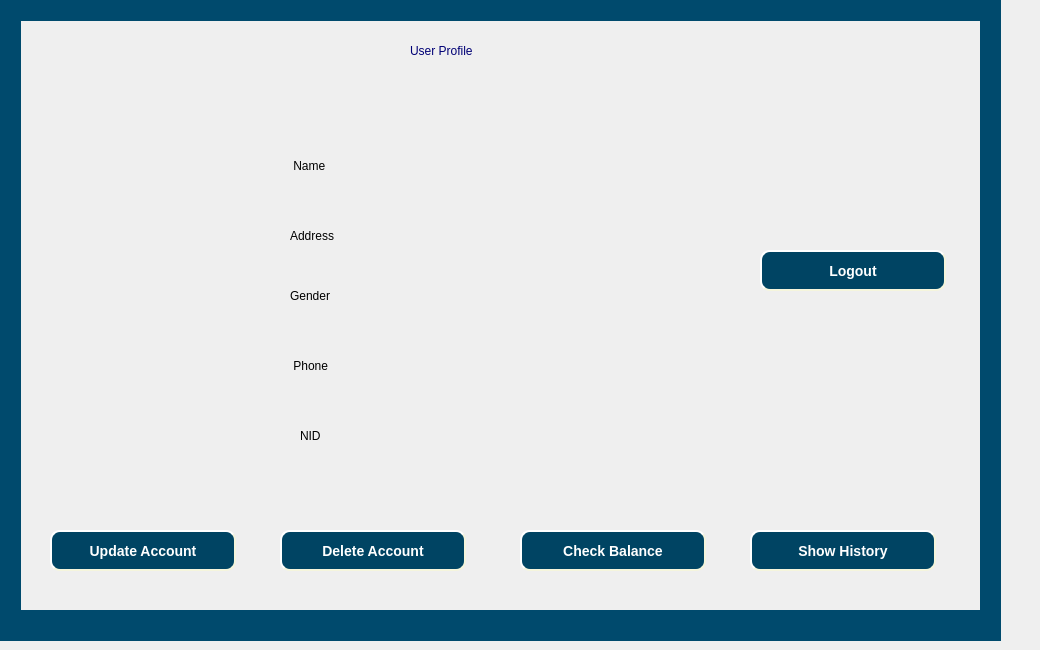
   <widget class="QWidget" name="user_profile_page">
    <property name="styleSheet">
     <string notr="true"/>
    </property>
    <widget class="QPushButton" name="update_acc_button">
     <property name="geometry">
      <rect>
       <x>50</x>
       <y>530</y>
       <width>186</width>
       <height>41</height>
      </rect>
     </property>
     <property name="styleSheet">
      <string notr="true">QPushButton {
      background-color: rgb(0,68,99);
      color:white;
      border-style: outset;
      border-width: 2px;
      border-radius: 10px;
      border-color: beige;
      font: bold 14px;
      min-width: 10em;
      padding: 6px;
  }
QPushButton:pressed {
    background-color: green;
}</string>
     </property>
     <property name="text">
      <string>Update Account</string>
     </property>
    </widget>
    <widget class="QPushButton" name="cheak_blnc_button">
     <property name="geometry">
      <rect>
       <x>520</x>
       <y>530</y>
       <width>186</width>
       <height>41</height>
      </rect>
     </property>
     <property name="styleSheet">
      <string notr="true">QPushButton {
      background-color: rgb(0,68,99);
      color:white;
      border-style: outset;
      border-width: 2px;
      border-radius: 10px;
      border-color: beige;
      font: bold 14px;
      min-width: 10em;
      padding: 6px;
  }
QPushButton:pressed {
    background-color: green;
}</string>
     </property>
     <property name="text">
      <string>Check Balance</string>
     </property>
    </widget>
    <widget class="QPushButton" name="delete_acc_button">
     <property name="geometry">
      <rect>
       <x>280</x>
       <y>530</y>
       <width>186</width>
       <height>41</height>
      </rect>
     </property>
     <property name="styleSheet">
      <string notr="true">QPushButton {
      background-color: rgb(0,68,99);
      color:white;
      border-style: outset;
      border-width: 2px;
      border-radius: 10px;
      border-color: beige;
      font: bold 14px;
      min-width: 10em;
      padding: 6px;
  }
QPushButton:pressed {
    background-color: green;
}</string>
     </property>
     <property name="text">
      <string>Delete Account</string>
     </property>
    </widget>
    <widget class="QPushButton" name="history_button">
     <property name="geometry">
      <rect>
       <x>750</x>
       <y>530</y>
       <width>186</width>
       <height>41</height>
      </rect>
     </property>
     <property name="styleSheet">
      <string notr="true">QPushButton {
      background-color: rgb(0,68,99);
      color:white;
      border-style: outset;
      border-width: 2px;
      border-radius: 10px;
      border-color: beige;
      font: bold 14px;
      min-width: 10em;
      padding: 6px;
  }
QPushButton:pressed {
    background-color: green;
}</string>
     </property>
     <property name="text">
      <string>Show History</string>
     </property>
    </widget>
    <widget class="QPushButton" name="profile_logout_button">
     <property name="geometry">
      <rect>
       <x>760</x>
       <y>250</y>
       <width>186</width>
       <height>41</height>
      </rect>
     </property>
     <property name="styleSheet">
      <string notr="true">QPushButton {
      background-color: rgb(0,68,99);
      color:white;
      border-style: outset;
      border-width: 2px;
      border-radius: 10px;
      border-color: beige;
      font: bold 14px;
      min-width: 10em;
      padding: 6px;
  }
QPushButton:pressed {
    background-color: green;
}</string>
     </property>
     <property name="text">
      <string>Logout</string>
     </property>
    </widget>
    <widget class="QLabel" name="label_12">
     <property name="geometry">
      <rect>
       <x>290</x>
       <y>150</y>
       <width>81</width>
       <height>31</height>
      </rect>
     </property>
     <property name="styleSheet">
      <string notr="true">font: 75 14pt &quot;Times New Roman&quot;;
background-image: url(:/image1/image_lptop.jpg);</string>
     </property>
     <property name="text">
      <string> Name</string>
     </property>
    </widget>
    <widget class="QLabel" name="label_13">
     <property name="geometry">
      <rect>
       <x>290</x>
       <y>220</y>
       <width>81</width>
       <height>31</height>
      </rect>
     </property>
     <property name="styleSheet">
      <string notr="true">font: 75 14pt &quot;Times New Roman&quot;;
background-image: url(:/image1/image_lptop.jpg);</string>
     </property>
     <property name="text">
      <string>Address</string>
     </property>
    </widget>
    <widget class="QLabel" name="label_14">
     <property name="geometry">
      <rect>
       <x>290</x>
       <y>280</y>
       <width>81</width>
       <height>31</height>
      </rect>
     </property>
     <property name="styleSheet">
      <string notr="true">font: 75 14pt &quot;Times New Roman&quot;;
</string>
     </property>
     <property name="text">
      <string>Gender</string>
     </property>
    </widget>
    <widget class="QLabel" name="label_15">
     <property name="geometry">
      <rect>
       <x>290</x>
       <y>350</y>
       <width>81</width>
       <height>31</height>
      </rect>
     </property>
     <property name="styleSheet">
      <string notr="true">font: 75 14pt &quot;Times New Roman&quot;;
background-image: url(:/image1/image_lptop.jpg);</string>
     </property>
     <property name="text">
      <string> Phone</string>
     </property>
    </widget>
    <widget class="QLabel" name="label_16">
     <property name="geometry">
      <rect>
       <x>300</x>
       <y>420</y>
       <width>81</width>
       <height>31</height>
      </rect>
     </property>
     <property name="styleSheet">
      <string notr="true">font: 75 14pt &quot;Times New Roman&quot;;
background-image: url(:/image1/image_lptop.jpg);</string>
     </property>
     <property name="text">
      <string>NID</string>
     </property>
    </widget>
    <widget class="QLabel" name="profile_name_level">
     <property name="geometry">
      <rect>
       <x>410</x>
       <y>150</y>
       <width>351</width>
       <height>31</height>
      </rect>
     </property>
     <property name="styleSheet">
      <string notr="true">font: 75 14pt &quot;Times New Roman&quot;;
background-image: url(:/image1/image_lptop.jpg);
</string>
     </property>
     <property name="text">
      <string/>
     </property>
    </widget>
    <widget class="QLabel" name="profile_address_level">
     <property name="geometry">
      <rect>
       <x>410</x>
       <y>220</y>
       <width>351</width>
       <height>31</height>
      </rect>
     </property>
     <property name="styleSheet">
      <string notr="true">font: 75 14pt &quot;Times New Roman&quot;;
background-image: url(:/image1/image_lptop.jpg);
</string>
     </property>
     <property name="text">
      <string/>
     </property>
    </widget>
    <widget class="QLabel" name="profile_gender_level">
     <property name="geometry">
      <rect>
       <x>410</x>
       <y>280</y>
       <width>351</width>
       <height>31</height>
      </rect>
     </property>
     <property name="styleSheet">
      <string notr="true">font: 75 14pt &quot;Times New Roman&quot;;
background-image: url(:/image1/image_lptop.jpg);</string>
     </property>
     <property name="text">
      <string/>
     </property>
    </widget>
    <widget class="QLabel" name="profile_phone_level">
     <property name="geometry">
      <rect>
       <x>410</x>
       <y>350</y>
       <width>351</width>
       <height>31</height>
      </rect>
     </property>
     <property name="styleSheet">
      <string notr="true">font: 75 14pt &quot;Times New Roman&quot;;
background-image: url(:/image1/image_lptop.jpg);</string>
     </property>
     <property name="text">
      <string/>
     </property>
    </widget>
    <widget class="QLabel" name="profile_nid_level">
     <property name="geometry">
      <rect>
       <x>410</x>
       <y>420</y>
       <width>351</width>
       <height>31</height>
      </rect>
     </property>
     <property name="styleSheet">
      <string notr="true">font: 75 14pt &quot;Times New Roman&quot;;
background-image: url(:/image1/image_lptop.jpg);</string>
     </property>
     <property name="text">
      <string/>
     </property>
    </widget>
    <widget class="QLabel" name="label_43">
     <property name="geometry">
      <rect>
       <x>-30</x>
       <y>610</y>
       <width>1031</width>
       <height>31</height>
      </rect>
     </property>
     <property name="styleSheet">
      <string notr="true">background-color: rgb(0, 74, 109);</string>
     </property>
     <property name="text">
      <string/>
     </property>
    </widget>
    <widget class="QLabel" name="label_44">
     <property name="geometry">
      <rect>
       <x>-40</x>
       <y>0</y>
       <width>1031</width>
       <height>21</height>
      </rect>
     </property>
     <property name="styleSheet">
      <string notr="true">background-color: rgb(0, 74, 109);</string>
     </property>
     <property name="text">
      <string/>
     </property>
    </widget>
    <widget class="QLabel" name="label_45">
     <property name="geometry">
      <rect>
       <x>0</x>
       <y>20</y>
       <width>21</width>
       <height>591</height>
      </rect>
     </property>
     <property name="styleSheet">
      <string notr="true">background-color: rgb(0, 74, 109);</string>
     </property>
     <property name="text">
      <string/>
     </property>
    </widget>
    <widget class="QLabel" name="label_46">
     <property name="geometry">
      <rect>
       <x>980</x>
       <y>0</y>
       <width>21</width>
       <height>611</height>
      </rect>
     </property>
     <property name="styleSheet">
      <string notr="true">background-color: rgb(0, 74, 109);</string>
     </property>
     <property name="text">
      <string/>
     </property>
    </widget>
    <widget class="QLabel" name="label_47">
     <property name="geometry">
      <rect>
       <x>410</x>
       <y>30</y>
       <width>281</width>
       <height>41</height>
      </rect>
     </property>
     <property name="styleSheet">
      <string notr="true">font: 75 24pt &quot;Times New Roman&quot;;
color: rgb(0, 0, 117);</string>
     </property>
     <property name="text">
      <string>User Profile</string>
     </property>
    </widget>
    <widget class="QLabel" name="profile_pic_level">
     <property name="geometry">
      <rect>
       <x>790</x>
       <y>70</y>
       <width>141</width>
       <height>141</height>
      </rect>
     </property>
     <property name="text">
      <string/>
     </property>
     <property name="pixmap">
      <pixmap resource="image.qrc">:/image/pic/prifile_logo.png</pixmap>
     </property>
     <property name="scaledContents">
      <bool>true</bool>
     </property>
    </widget>
   </widget>
